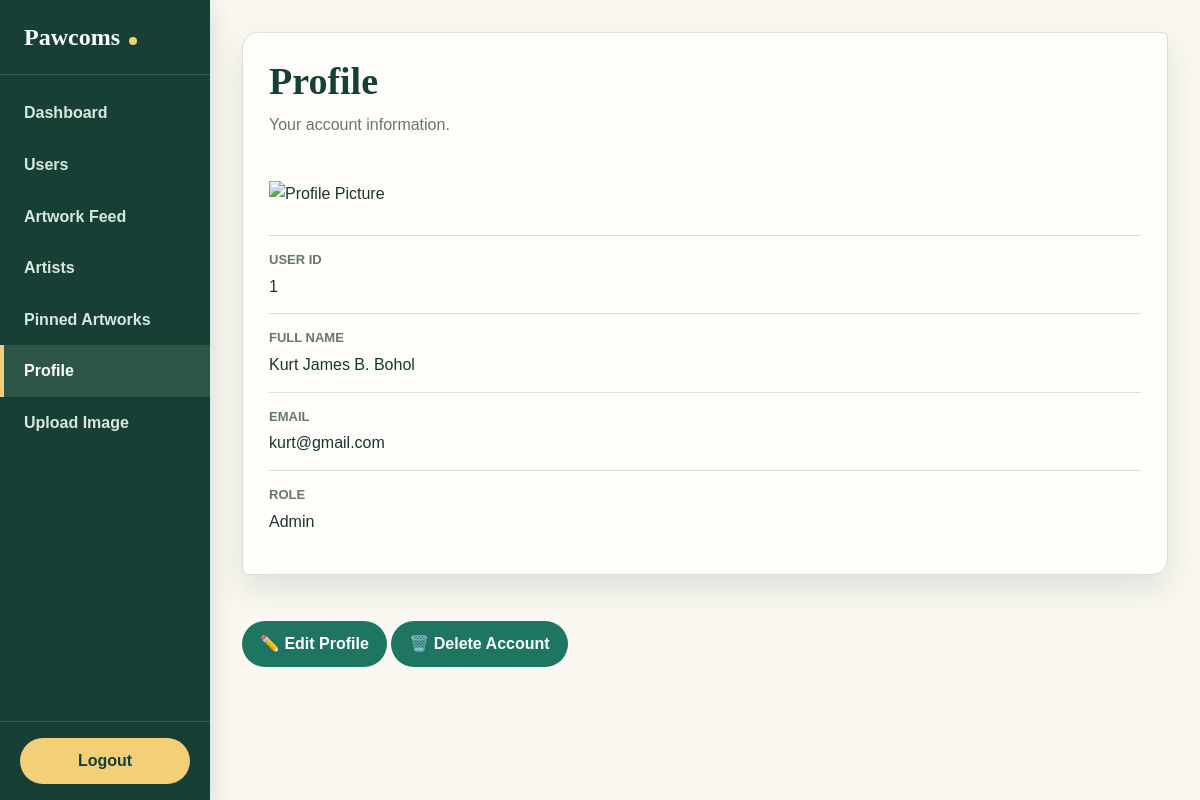
/dashboard/profile.php (signed in), run on the app's committed database.
### tables this page shows
CREATE TABLE IF NOT EXISTS `users` (
  `id` int NOT NULL AUTO_INCREMENT,
  `fullname` varchar(255) NOT NULL,
  `email` varchar(255) NOT NULL,
  `password` varchar(255) NOT NULL,
  `role` enum('admin','artist','commissioner') NOT NULL DEFAULT 'commissioner',
  `photo` varchar(255) NOT NULL,
  PRIMARY KEY (`id`)
);

### dashboard/profile.php (the view, shortened to what this page needs)
<?php
require_once '../config/database.php';
require_once 'dashboard_sidebar.php';
$profile = null;
$errorMessage = '';
$userId = (int) $_SESSION['id'];
$stmt = $conn->prepare(
    'SELECT id, fullname, email, role, photo
     FROM users
     WHERE id = ?
     LIMIT 1'
);
if ($stmt) {
    $stmt->bind_param('i', $userId);
    if ($stmt->execute()) {
        $result = $stmt->get_result();
        $profile = $result->fetch_assoc();
    } else {
        error_log('Profile query failed: ' . $stmt->error);
        $errorMessage = 'Your profile could not be loaded.';
    }
} else {
    error_log('Profile query failed: ' . $conn->error);
    $errorMessage = 'Your profile could not be loaded.';
}
?>
<!DOCTYPE html>
<html lang="en">
<head>
    <link rel="stylesheet" href="../css/style.css?v=dashboard-sidebar-1">
</head>
<body class="with-sidebar">
    <main class="page">
        <section class="panel">
            <h1>Profile</h1>
            <p class="description">Your account information.</p>
            <?php if ($errorMessage !== ''): ?>
                <p class="message"><?php echo htmlspecialchars($errorMessage); ?></p>
            <?php else: ?>
                <dl class="profile-list">
                    <div>
                        <?php
                        $profileImage = !empty($profile['photo'])
                            ? '../profile-photos/' . $profile['photo']
                            : '../images/default-profile.png';
                        ?>
                        <div class="profile-picture-container">
                            <img src="<?php echo ($profileImage); ?>"
                                alt="Profile Picture"
                                class="profile-picture"
                                width="150"
                                height="150">
                        </div>
                    </div>
                    <div>
                        <dt>User ID</dt>
                        <dd><?php echo htmlspecialchars($profile['id']); ?></dd>
                    </div>
                    <div>
                        <dt>Full name</dt>
                        <dd><?php echo htmlspecialchars($profile['fullname']); ?></dd>
                    </div>
                    <div>
                        <dt>Email</dt>
                        <dd><?php echo htmlspecialchars($profile['email']); ?></dd>
                    </div>
                    <div>
                        <dt>Role</dt>
                        <dd><?php echo htmlspecialchars(ucfirst($profile['role'])); ?></dd>
                    </div>
                </dl>
            <?php endif; ?>
        </section>
        <a href="profile-config/edit_profile.php" class="edit-profile-btn">
            ✏️ Edit Profile
        </a>
        <a href="profile-config/delete_account.php"
            class="edit-profile-btn"
            onclick="return confirm('Are you sure you want to permanently delete your account?');">
            🗑️ Delete Account
        </a>
    </main>
</body>
</html>

### css/style.css (style rules this page uses)
:root { --dark-green: #173f35; --green: #1d7562; --light-green: #8fbea5; --pale-green: #e7f1eb; --cream: #faf8f1; --paper: #fffefa; --yellow: #f3cf78; --coral: #df795f; --text: #17352f; --muted-text: #66766f; --border: #d5e1da; --shadow: 0 14px 32px rgba(23, 63, 53, 0.12); }
* { box-sizing: border-box; }
html { scroll-behavior: smooth; }
body { min-height: 100vh; margin: 0; color: var(--text); background: radial-gradient(circle at 90% 8%, #fff1bd 0, transparent 24%), linear-gradient(135deg, var(--cream), #eef5f0); font-family: Arial, Helvetica, sans-serif; line-height: 1.6; }
h1, h2, h3, p { margin-top: 0; }
h1, h2 { color: var(--dark-green); font-family: Georgia, "Times New Roman", serif; }
a { color: var(--green); }
body.with-sidebar { display: block; padding: 32px 32px 32px 242px; background: var(--cream); color: var(--text); }
.page, .gallery, .upload-box, .main-wrapper { width: 100%; max-width: 1100px; margin: 0 auto; }
.page > section { margin-bottom: 24px; }
.panel, .upload-box, .uploader-group, .page-header, .welcome-card, .card { background: var(--paper); border: 1px solid var(--border); border-radius: 16px 6px 16px 6px; box-shadow: var(--shadow); }
.panel, .upload-box, .uploader-group { padding: 26px; }
.panel h1, .upload-box h1, .page-header h1, .welcome-card h1 { margin-bottom: 7px; font-size: 38px; line-height: 1.2; }
.panel .description, .upload-box > p, .page-header p, .welcome-card p { color: var(--muted-text); }
.profile-list { margin: 0; }
.profile-list div, .detail-row { padding: 14px 0; border-bottom: 1px solid var(--border); }
.profile-list div:last-child, .detail-row:last-child { border-bottom: 0; }
.profile-list dt { color: var(--muted-text); font-size: 13px; font-weight: bold; text-transform: uppercase; }
.profile-list dd { margin: 3px 0 0; }
.edit-profile-btn { display: inline-block; margin-top: 22px; padding: 10px 18px; color: white; background: var(--green); border-radius: 99px; font-weight: bold; text-decoration: none; }

### data on the page
users: id "1", fullname "Kurt James B. Bohol", email "kurt@gmail.com", role "Admin"
